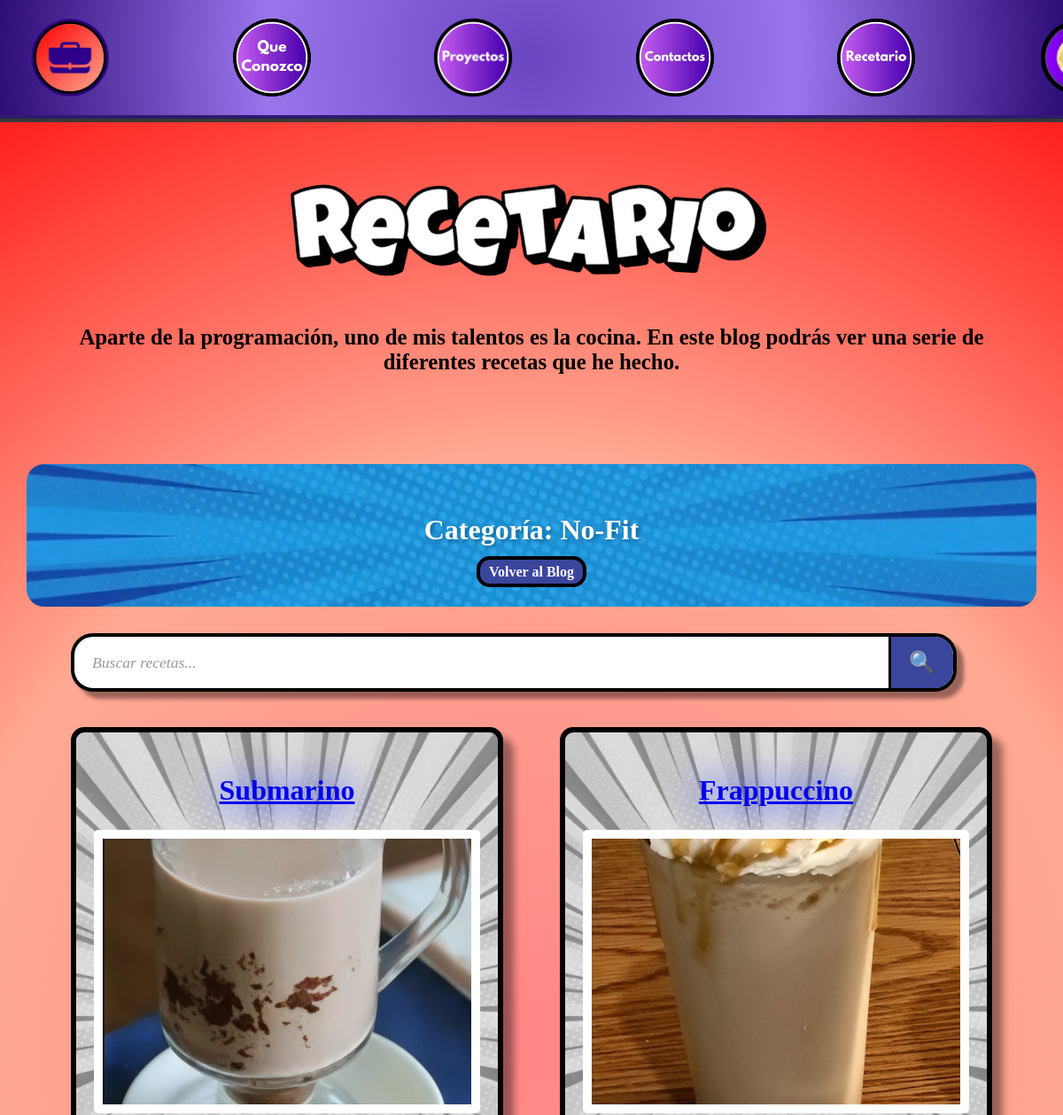
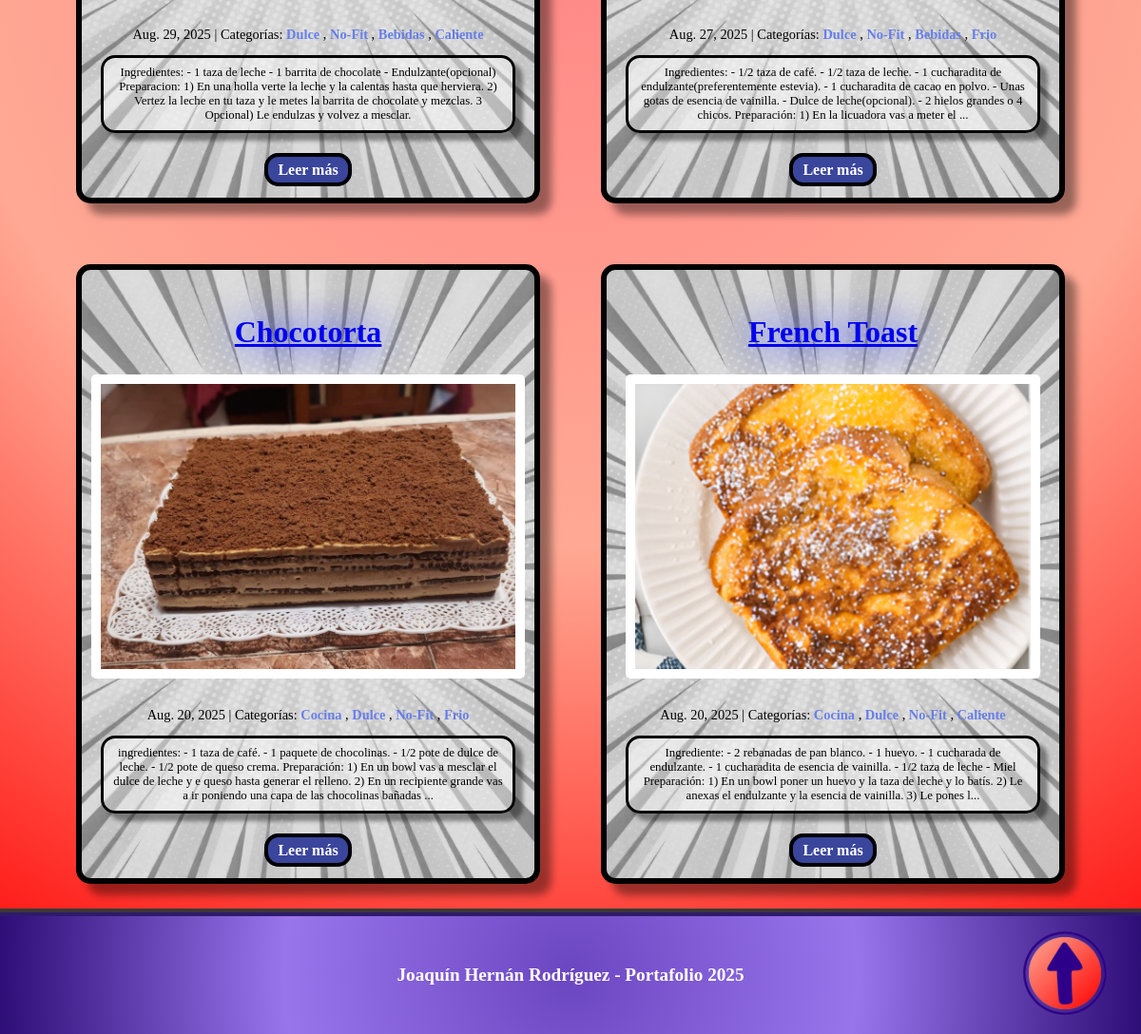
Page /blog/category/No-Fit/ on the committed database (2 pictures, top to bottom).
### blog/models.py (models this page shows, shortened)
class Category(models.Model):
    name = models.CharField(max_length=30)
    class Meta:
        verbose_name_plural = "categories"

class Post(models.Model):
    title = models.CharField(max_length=255)
    body = models.TextField()
    created_on = models.DateTimeField(auto_now_add=True)
    last_modified = models.DateTimeField(auto_now=True)
    categories = models.ManyToManyField("Category", related_name="posts")
    image = models.ImageField(upload_to='blog_images/', blank=True, null=True)

### blog/views.py (the view)
# urls.py: path("category/<category>/", views.blog_category, name="blog_category"),
def blog_category(request, category):
    search_query = request.GET.get('search', '')
    error_message = ''
    if len(search_query) > 100:
        error_message = "Búsqueda no válida: el texto es demasiado largo"
        posts = Post.objects.none()
    else:
        posts = Post.objects.filter(categories__name__icontains=category).order_by("-created_on")
        if search_query:
            posts = posts.filter(
                Q(title__icontains=search_query) |
                Q(body__icontains=search_query) |
                Q(categories__name__icontains=search_query)
            ).distinct()
    context = {
        "category": category,
        "posts": posts,
        "search_query": search_query,
        "error_message": error_message,
    }
    return render(request, "blog/category.html", context)

### templates/blog/category.html (shortened to what this page needs)
{% extends "blog.html" %}
{% load static %}
{% block page_content %}
  <div class="category-header" style="background-image: url('{% static 'Portafolio/assets/Fondos/Fondo Azul.png' %}'); background-size: cover; background-position: center;">
    <h2 class="category-title">Categoría: {{ category }}</h2>
    <a href="{% url 'blog:blog_index' %}" class="volver">Volver al Blog</a>
  </div>
    <div class="Barra-busqueda">
    <div class="search-section">
      <form method="get" class="search-form">
        <div class="search-input-group">
          <input type="text"
                 name="search"
                 placeholder="Buscar recetas..."
                 value="{{ request.GET.search }}"
                 class="search-input"
                 maxlength="100">
          <button type="submit" class="search-button">
            🔍
          </button>
        </div>
      </form>
    </div>
  </div>
  <div class="Posteos">
    {% for post in posts %}
      <article class="Tarjeta" style="background-image: url('{% static 'Portafolio/assets/Fondos/Fondo Blanco.png' %}'); background-size: cover; background-position: center;">
        <div class="Contenido">
          <h2 class="titulo-posteo">
            <a href="{% url 'blog:blog_detail' post.pk %}">{{ post.title }}</a>
          </h2>
          {% if post.image %}
            <div class="post-image">
              <img src="{{ post.image.url }}" alt="{{ post.title }}" class="post-thumbnail">
            </div>
          {% endif %}
          <div class="info">
            <span class="post-date">{{ post.created_on.date }}</span>
            <span class="separator">|</span>
            <span class="post-categories">Categorías:
              {% for category in post.categories.all %}
                <a href="{% url 'blog:blog_category' category.name %}" class="categoria">
                  {{ category.name }}
                </a>{% if not forloop.last %}, {% endif %}
              {% endfor %}
            </span>
          </div>
          <div class="informacion-previa">
            <p>{{ post.body | slice:":300" }}{% if post.body|length > 300 %}...{% endif %}</p>
          </div>
          <a href="{% url 'blog:blog_detail' post.pk %}" class="leer-mas">Leer más</a>
        </div>
      </article>
    {% empty %}
      <div class="no-posts" style="background-image: url('{% static 'Portafolio/assets/Fondos/Fondo Blanco.png' %}'); background-size: cover; background-position: center;">
        <h3>No hay posts en esta categoría</h3>
        <p>Pronto habrá contenido en esta categoría.</p>
      </div>
    {% endfor %}
  </div>
{% endblock page_content %}

### Portafolio/static/Portafolio/css/base.css (style rules this page uses)
html { scroll-behavior: smooth; }
body { margin: 0; padding: 0; height: 100%; transition: background-color 0.3s ease; font-family: 'Baloo 2', cursive; }
h1, h2, h3, .Barra ul li a { font-family: 'Bangers', cursive; }

### Portafolio/static/Portafolio/css/blog.css (style rules this page uses)
body { background: radial-gradient(circle,#ff8686, #ffa994, #ff0000); }
.Posteos { padding-left: 5rem; padding-right: 5rem; display: grid; text-align: center; grid-template-columns: repeat(auto-fit, minmax(400px, 1fr)); gap: 4rem; margin-bottom: 30px; margin: 30px auto; max-width: 1200px; }
.Tarjeta { border-radius: 15px; border: 6px solid #000000; box-shadow: 12px 12px 8px rgba(0, 0, 0, 0.4); padding: 20px; transition: all 0.3s ease; }
.Contenido { position: relative; z-index: 1; }
.titulo-posteo { color: #005eff; text-align: center; text-shadow: 0 0 40px #0022ff; font-size: 2rem; }
.info { color: #000000; font-size: 0.9rem; gap: 0.5rem; }
.categoria { font-size: 0.9rem; color: #667eea; text-decoration: none; font-weight: bold; transition: color 0.3s ease; }
.informacion-previa p { font-size: 0.8rem; color: #000000; margin-bottom: 30px; background-color: rgba(255, 255, 255, 0.402); border: 3px solid #000000; box-shadow: 8px 8px 4px rgba(0, 0, 0, 0.4); border-radius: 15px; padding: 0.5rem; }
.leer-mas { font-weight: bold; background-color: #3a459c; border-radius: 15px; border: 4px solid #000; color: white; padding: 5px 10px; text-decoration: none; transition: all 0.3s ease; }
.volver { font-weight: bold; background-color: #3a459c; border-radius: 15px; border: 4px solid #000; color: white; padding: 5px 10px; text-decoration: none; transition: all 0.3s ease; margin-bottom: 25px; }
.category-header { border-radius: 20px; padding: 30px; text-align: center; margin: 30px auto; max-width: 1400px; width: 90%; }
.category-title { color: white; font-size: 2em; font-weight: bold; margin-bottom: 20px; text-shadow: 2px 2px 4px rgba(0, 0, 0, 0.3); }
.post-thumbnail { width: 100%; height: 200px; object-fit: cover; border-radius: 10px; margin-bottom: 15px; }
.post-thumbnail { width: 100%; height: 300px; object-fit: cover; border-radius: 5px; margin-bottom: 15px; background: white; padding: 10px 10px 10px 10px; }
.post-image { margin-bottom: 15px; display: flex; justify-content: center; position: relative; }
.Barra-busqueda { max-width: 1200px; margin: 0 auto 40px auto; padding: 0 5rem; display: grid; grid-template-columns: 1fr auto; gap: 40px; align-items: start; }
.search-section { display: flex; flex-direction: column; gap: 15px; word-wrap: break-word; word-break: break-word; overflow-wrap: break-word; }
.search-form { width: 100%; }
.search-input-group { display: flex; background-color: white; border: 4px solid #000; border-radius: 25px; overflow: hidden; box-shadow: 8px 8px 4px rgba(0, 0, 0, 0.4); transition: all 0.3s ease; }
.search-input { font-family: 'Bangers', cursive; flex: 1; padding: 15px 20px; border: none; outline: none; font-size: 1.1rem; color: #333; background: transparent; }
.search-input::placeholder { color: #999; font-style: italic; }
.search-button { background: #3a459c; border: none; padding: 15px 20px; font-size: 1.5rem; cursor: pointer; transition: all 0.3s ease; border-left: 3px solid #000; }

### rows in the picture
Category: name "No-Fit"
Post: title "Submarino", image (picture), created_on "Aug. 29, 2025", body "Ingredientes: - 1 taza de leche - 1 barrita de chocolate - Endulzante(opcional) Preparacion: 1) En una holla verte la leche y la calentas hasta que herviera. 2) Vertez la leche en tu taza y le metes la barrita de chocolate y mezclas. 3 Opcional) Le endulzas y volvez a mesclar."
Category: name "Dulce"
Category: name "Bebidas"
Category: name "Caliente"
Post: title "Frappuccino", image (picture), created_on "Aug. 27, 2025", body "Ingredientes: - 1/2 taza de café. - 1/2 taza de leche. - 1 cucharadita de endulzante(preferentemente estevia). - 1 cucharadita de cacao en polvo. - Unas gotas de esencia de vainilla. - Dulce de leche(opcional). - 2 hielos grandes o 4 chicos. Preparación: 1) En la licuadora vas a meter el"
Category: name "Frio"
Post: title "Chocotorta", image (picture), created_on "Aug. 20, 2025", body "ingredientes: - 1 taza de café. - 1 paquete de chocolinas. - 1/2 pote de dulce de leche. - 1/2 pote de queso crema. Preparación: 1) En un bowl vas a mesclar el dulce de leche y e queso hasta generar el relleno. 2) En un recipiente grande vas a ir poniendo una capa de las chocolinas bañadas"
Category: name "Cocina"
Post: title "French Toast", image (picture), created_on "Aug. 20, 2025", body "Ingrediente: - 2 rebanadas de pan blanco. - 1 huevo. - 1 cucharada de endulzante. - 1 cucharadita de esencia de vainilla. - 1/2 taza de leche - Miel Preparación: 1) En un bowl poner un huevo y la taza de leche y lo batís. 2) Le anexas el endulzante y la esencia de vainilla. 3) Le pones l"
